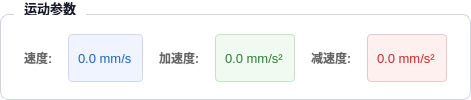
            <widget class="QGroupBox" name="motionParamGroup">
             <property name="styleSheet">
              <string>QGroupBox{background:#ffffff;border:1px solid #d0d5dd;border-radius:8px;margin-top:14px;padding:8px 12px 6px 12px;font-weight:bold;font-size:13px;color:#1a1a2e;}
QGroupBox::title{subcontrol-origin:margin;left:14px;padding:0 8px;}</string>
             </property>
             <property name="title">
              <string>运动参数</string>
             </property>
             <layout class="QHBoxLayout" name="motionParamLayout">
              <property name="spacing">
               <number>16</number>
              </property>
              <item>
               <widget class="QLabel" name="label_0">
                <property name="styleSheet">
                 <string>color:#666;font-size:12px;border:none;background:transparent;font-weight:bold;</string>
                </property>
                <property name="text">
                 <string>速度:</string>
                </property>
               </widget>
              </item>
              <item>
               <widget class="QLabel" name="lblRunSpeed">
                <property name="styleSheet">
                 <string>font-family:Consolas,'Microsoft YaHei UI';font-size:13px;color:#1565c0;padding:2px 6px;background:#f0f4ff;border:1px solid #d0d8ee;border-radius:4px;</string>
                </property>
                <property name="text">
                 <string>0.0 mm/s</string>
                </property>
               </widget>
              </item>
              <item>
               <widget class="QLabel" name="label_1">
                <property name="styleSheet">
                 <string>color:#666;font-size:12px;border:none;background:transparent;font-weight:bold;</string>
                </property>
                <property name="text">
                 <string>加速度:</string>
                </property>
               </widget>
              </item>
              <item>
               <widget class="QLabel" name="lblRunAccel">
                <property name="styleSheet">
                 <string>font-family:Consolas,'Microsoft YaHei UI';font-size:13px;color:#2e7d32;padding:2px 6px;background:#f0faf0;border:1px solid #c8e0c8;border-radius:4px;</string>
                </property>
                <property name="text">
                 <string>0.0 mm/s²</string>
                </property>
               </widget>
              </item>
              <item>
               <widget class="QLabel" name="label_2">
                <property name="styleSheet">
                 <string>color:#666;font-size:12px;border:none;background:transparent;font-weight:bold;</string>
                </property>
                <property name="text">
                 <string>减速度:</string>
                </property>
               </widget>
              </item>
              <item>
               <widget class="QLabel" name="lblRunDecel">
                <property name="styleSheet">
                 <string>font-family:Consolas,'Microsoft YaHei UI';font-size:13px;color:#c62828;padding:2px 6px;background:#fff0f0;border:1px solid #e8c8c8;border-radius:4px;</string>
                </property>
                <property name="text">
                 <string>0.0 mm/s²</string>
                </property>
               </widget>
              </item>
              <item>
               <spacer name="motionParamSpacer">
                <property name="orientation">
                 <enum>Qt::Orientation::Horizontal</enum>
                </property>
                <property name="sizeHint" stdset="0">
                 <size>
                  <width>0</width>
                  <height>0</height>
                 </size>
                </property>
               </spacer>
              </item>
             </layout>
            </widget>
